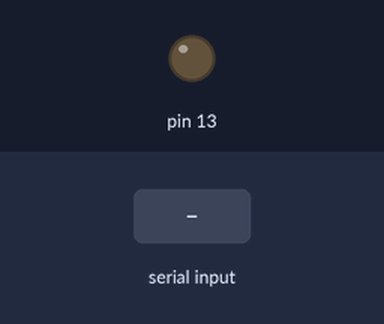
Bench run of a sketch on a simulated Arduino Uno, built with avr-gcc and run on an emulated ATmega328P. Parts: output pins drawn as LEDs (lit = HIGH). Inputs (shaded band) come from the test bench. What the sketch prints to the serial monitor is not drawn.

Above: at 1.0 s.
1.1 s: byte 30 received over Serial
At 2.4 s:
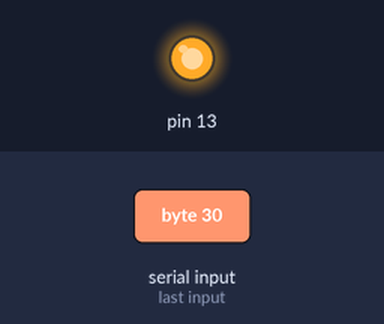
Timing chart, 0 to 4.1 s (numbered marks = the images above; inputs shaded):
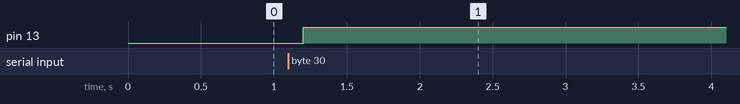

The sketch:

receive.ino
```cpp
//khai bao bien
int inByte = 0;         // incoming serial byte

void setup() {
  // put your setup code here, to run once:
  // start serial port at 9600 bps and wait for port to open:
  Serial.begin(9600);
  while (!Serial)
  {
    ; // wait for serial port to connect. Needed for native USB port only
  }

  //chan so 13 lam chan xuat du lieu, mac dinh duoc noi voi LED
  pinMode(13,OUTPUT);
  establishContact();  // send a byte to establish contact until receiver responds
}

void loop() {
  // put your main code here, to run repeatedly:
   // if we get a valid byte, read analog ins:
  if (Serial.available() > 0)
  {
    // get incoming byte:
    inByte = Serial.read();
  }
  digitalWrite(13,inByte);
  //Bat cho LED sang
  //delay(1000);
  //digitalWrite(13,LOW);
  //tat LED
  //delay(1000);
}

void establishContact() {
  while (Serial.available() <= 0) {
    Serial.println("0,0,0");   // send an initial string
    delay(300);
  }
}
```

Measured:
- after the input at 1.1 s, pin 13: LOW → HIGH after 0.10 s
